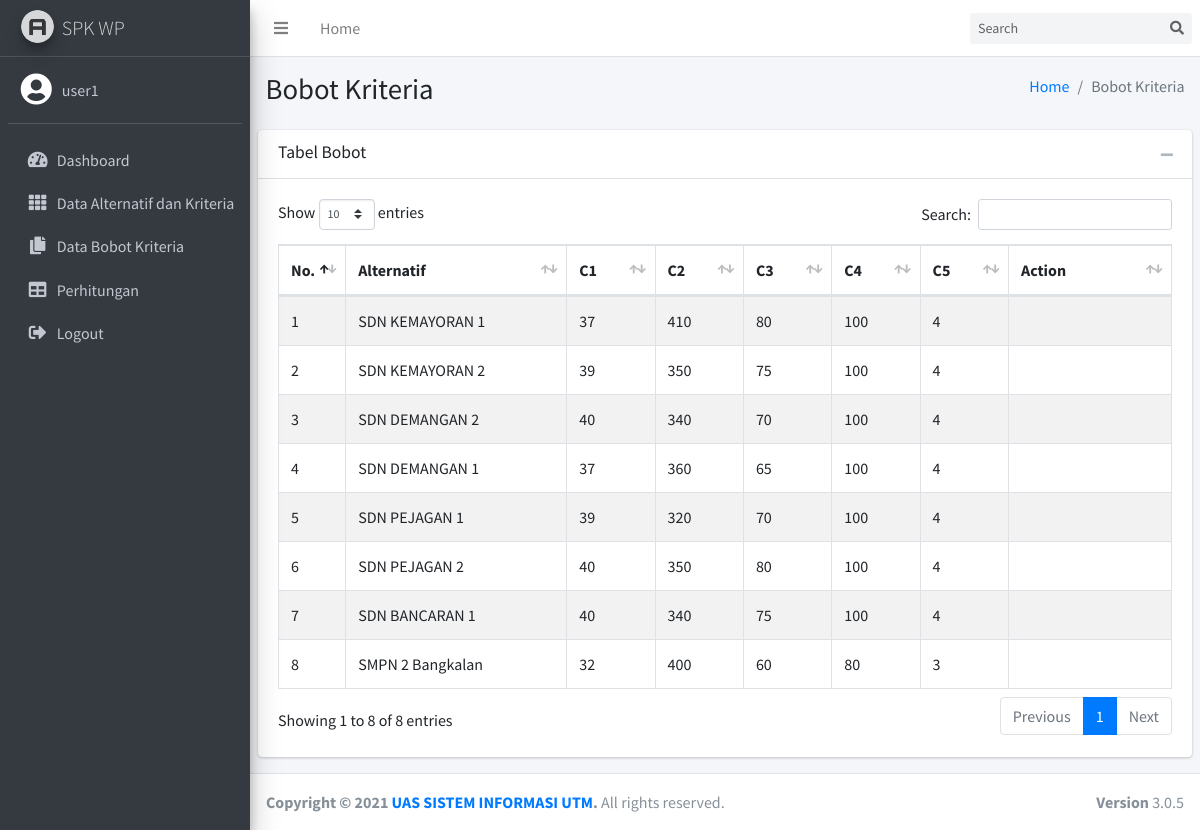
/bobot.php (signed in), run on the app's committed database.
### tables this page shows
CREATE TABLE `bobot` (
  `id_bobot` int NOT NULL,
  `id_alter` int DEFAULT NULL,
  `c1` int DEFAULT NULL,
  `c2` int DEFAULT NULL,
  `c3` int DEFAULT NULL,
  `c4` int DEFAULT NULL,
  `c5` int DEFAULT NULL
);

CREATE TABLE `alternatif` (
  `id_alter` int NOT NULL,
  `code` varchar(128) DEFAULT NULL,
  `alternatif` varchar(128) DEFAULT NULL
);

### bobot.php (the view, shortened to what this page needs)
<?php
include 'template/head.php';
include 'template/nav-top.php';
include 'template/nav-side.php';
?>
<div class="content-wrapper">
    <section class="content-header">
        <div class="container-fluid">
            <div class="row mb-2">
                <div class="col-sm-6">
                    <h1>Bobot Kriteria</h1>
                </div>
                <div class="col-sm-6">
                    <ol class="breadcrumb float-sm-right">
                        <li class="breadcrumb-item"><a href="index.php">Home</a></li>
                        <li class="breadcrumb-item active">Bobot Kriteria</li>
                    </ol>
                </div>
            </div>
        </div>
    </section>
    <section class="content">
        <div class="row">
            <div class="col">
                <div class="card">
                    <div class="card-header">
                        <h3 class="card-title">Tabel Bobot</h3>
                        <div class="card-tools">
                            <button type="button" class="btn btn-tool" data-card-widget="collapse" data-toggle="tooltip" title="Collapse">
                                <i class="fas fa-minus"></i></button>
                        </div>
                    </div>
                    <div class="card-body">
                        <div class="modal fade" id="addModal" tabindex="-1" aria-labelledby="ModalLabel" aria-hidden="true">
                        </div>
                        <table id="example1" class="table table-bordered table-striped">
                            <thead>
                                <tr>
                                    <th width="20px">No.</th>
                                    <th>Alternatif</th>
                                    <th>C1</th>
                                    <th>C2</th>
                                    <th>C3</th>
                                    <th>C4</th>
                                    <th>C5</th>
                                    <th width="120px">Action</th>
                                </tr>
                            </thead>
                            <tbody>
                                <?php
                                include 'koneksi.php';
                                $no = 1;
                                $sql = mysqli_query($koneksi, "SELECT * FROM bobot a JOIN alternatif b
                                                                    ON a.id_alter=b.id_alter");
                                while ($data = mysqli_fetch_assoc($sql)) {
                                ?>
                                    <tr>
                                        <td><?= $no++; ?></td>
                                        <td><?= $data['alternatif']; ?></td>
                                        <td><?= $data['c1']; ?></td>
                                        <td><?= $data['c2']; ?></td>
                                        <td><?= $data['c3']; ?></td>
                                        <td><?= $data['c4']; ?></td>
                                        <td><?= $data['c5']; ?></td>
                                        <td align="center">
                                        </td>
                                    </tr>
                                <?php } ?>
                            </tbody>
                        </table>
                    </div>
                </div>
            </div>
        </div>
    </section>
</div>
<?php
include 'template/footer.php';
?>

### data on the page
bobot: id_alter.alternatif "SDN KEMAYORAN 1", c1 "37", c2 "410", c3 "80", c4 "100", c5 "4"
bobot: id_alter.alternatif "SDN KEMAYORAN 2", c1 "39", c2 "350", c3 "75", c4 "100", c5 "4"
bobot: id_alter.alternatif "SDN DEMANGAN 2", c1 "40", c2 "340", c3 "70", c4 "100", c5 "4"
bobot: id_alter.alternatif "SDN DEMANGAN 1", c1 "37", c2 "360", c3 "65", c4 "100", c5 "4"
bobot: id_alter.alternatif "SDN PEJAGAN 1", c1 "39", c2 "320", c3 "70", c4 "100", c5 "4"
bobot: id_alter.alternatif "SDN PEJAGAN 2", c1 "40", c2 "350", c3 "80", c4 "100", c5 "4"
bobot: id_alter.alternatif "SDN BANCARAN 1", c1 "40", c2 "340", c3 "75", c4 "100", c5 "4"
bobot: id_alter.alternatif "SMPN 2 Bangkalan", c1 "32", c2 "400", c3 "60", c4 "80", c5 "3"

### other printed values
$username "user1"
